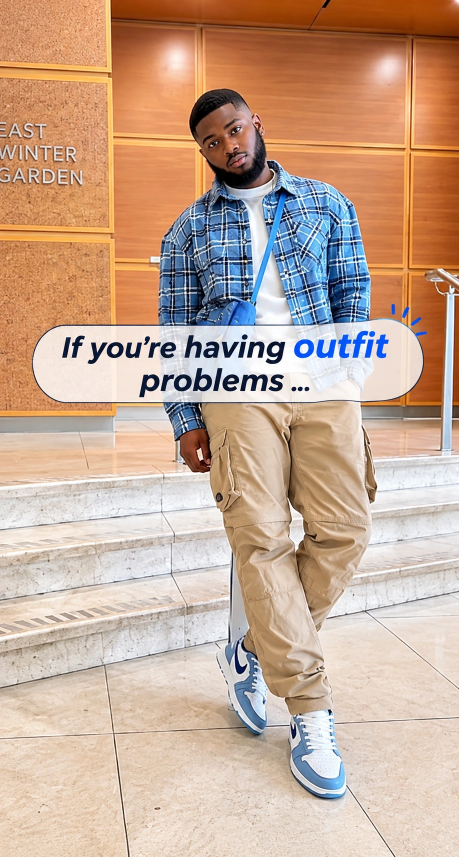
#> input picture assets/fitcheck-look-01-hd.webp, 918 x 1714 px (shown at 1/2 size); its folder holds only this picture in this run
$ python optimize-images.py
#> lines starting #> are read from the running program, lines starting #| are printed output that depends on the picture
"""Build responsive WebP copies without changing the supplied originals.
Requires Pillow; run with python3.13 tools/optimize-images.py.
"""
from pathlib import Path
from PIL import Image, ImageOps

ROOT = Path(__file__).resolve().parents[1]
OUTPUT = ROOT / 'assets' / 'responsive'
OUTPUT.mkdir(exist_ok=True)
for source in sorted((ROOT / 'assets').glob('*.webp')):
    if not source.name.startswith(('fitcheck-look-', 'hero-background-')):
        continue
    with Image.open(source) as image:
#> image is the input picture: PIL image 918x1714 RGB; mean R, G, B 199.4, 170, 149.9
        image = ImageOps.exif_transpose(image)
        for width in (360, 720):
            if image.width <= width:
                continue
            resized = image.resize((width, round(image.height * width / image.width)), Image.Resampling.LANCZOS)
            resized.save(OUTPUT / f'{source.stem}-{width}.webp', 'WEBP', quality=85, method=6)
#> this loop made 2 passes
#> pass 1, `resized = image.resize((width, round(image.height * width / image.widt..`:
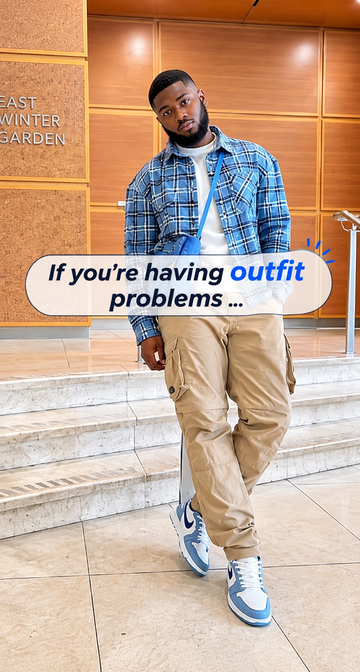
#> resized: PIL image 360x672 RGB; mean R, G, B 199.4, 170, 149.9
print('Responsive images generated. Original photos remain intact.')

$ run again, on assets/fitcheck-look-06-hd.webp
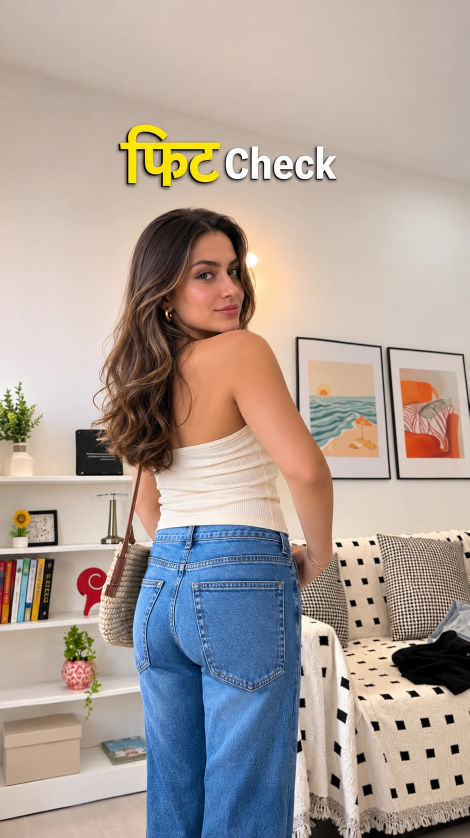
#> input picture assets/fitcheck-look-06-hd.webp, 939 x 1675 px (shown at 1/2 size)
#> image is the input picture: PIL image 939x1675 RGB; mean R, G, B 172.5, 159.4, 151.9
#> the loop `for width in (360, 720):` made 2 passes
#> pass 1, `resized = image.resize((width, round(image.height * width / image.widt..`:
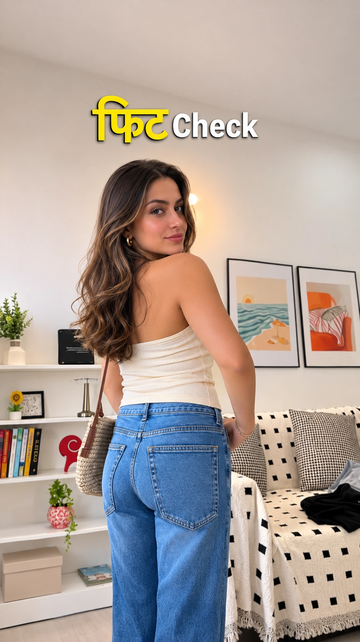
#> resized: PIL image 360x642 RGB; mean R, G, B 172.5, 159.4, 151.9
#> pass 2, `resized = image.resize((width, round(image.height * width / image.widt..`:
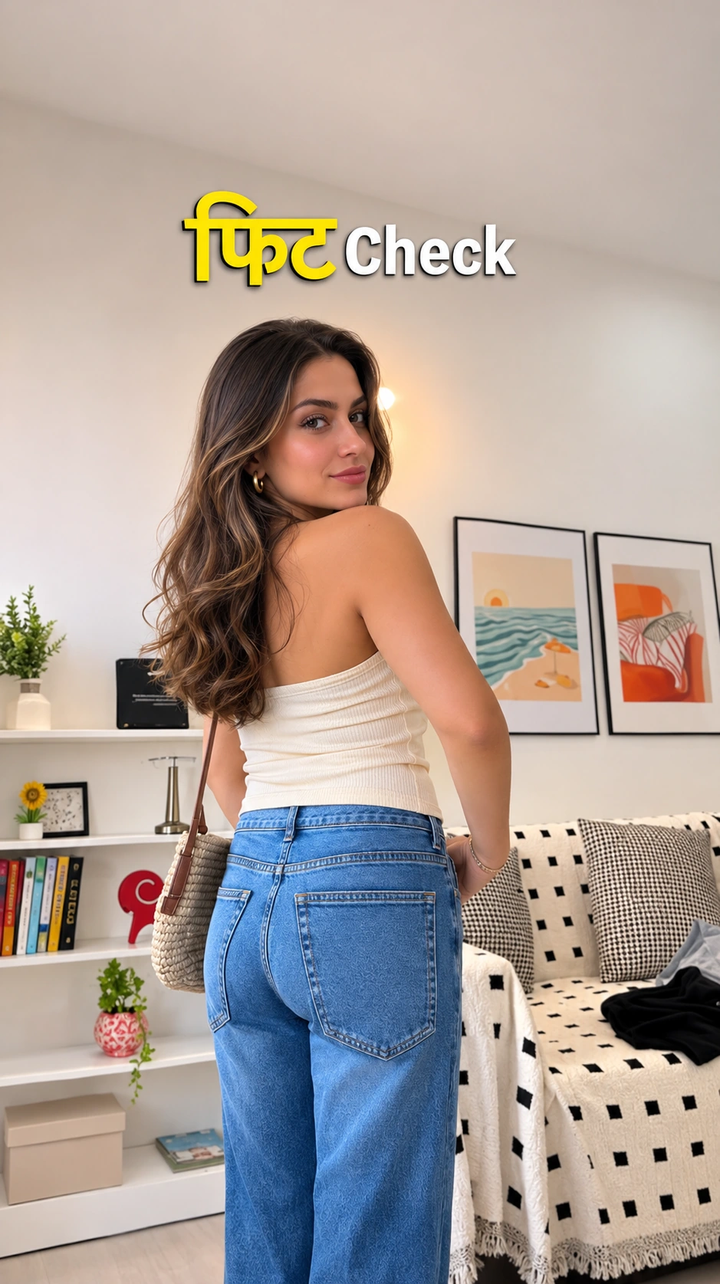
#> resized: PIL image 720x1284 RGB; mean R, G, B 172.5, 159.4, 151.9

$ run again, on assets/fitcheck-look-07-hd.webp
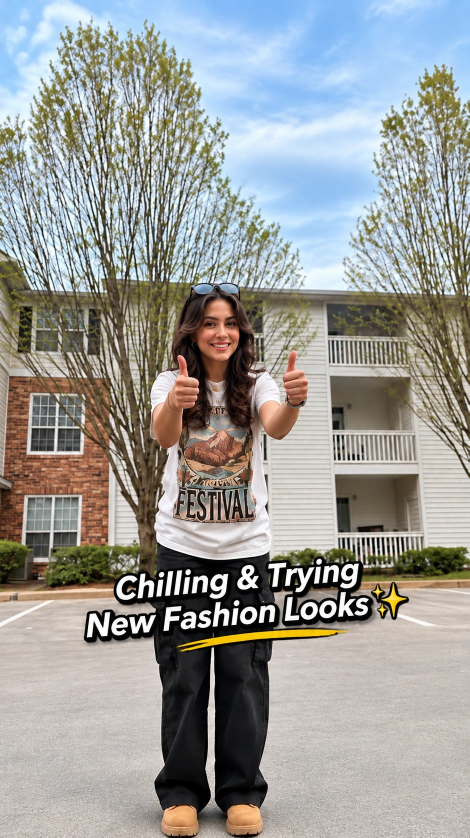
#> input picture assets/fitcheck-look-07-hd.webp, 939 x 1676 px (shown at 1/2 size)
#> image is the input picture: PIL image 939x1676 RGB; mean R, G, B 153.8, 154.8, 151.9
#> the loop `for width in (360, 720):` made 2 passes
#> pass 1, `resized = image.resize((width, round(image.height * width / image.widt..`:
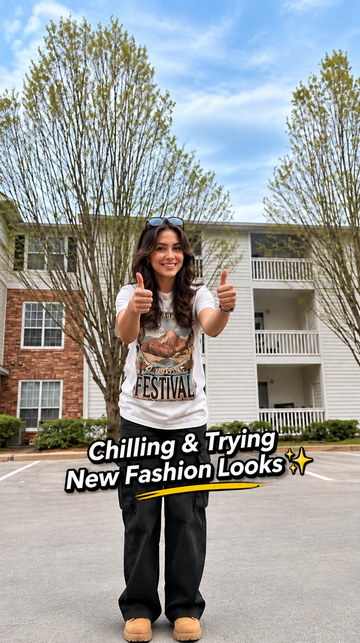
#> resized: PIL image 360x643 RGB; mean R, G, B 153.9, 154.8, 151.9
#> pass 2, `resized = image.resize((width, round(image.height * width / image.widt..`:
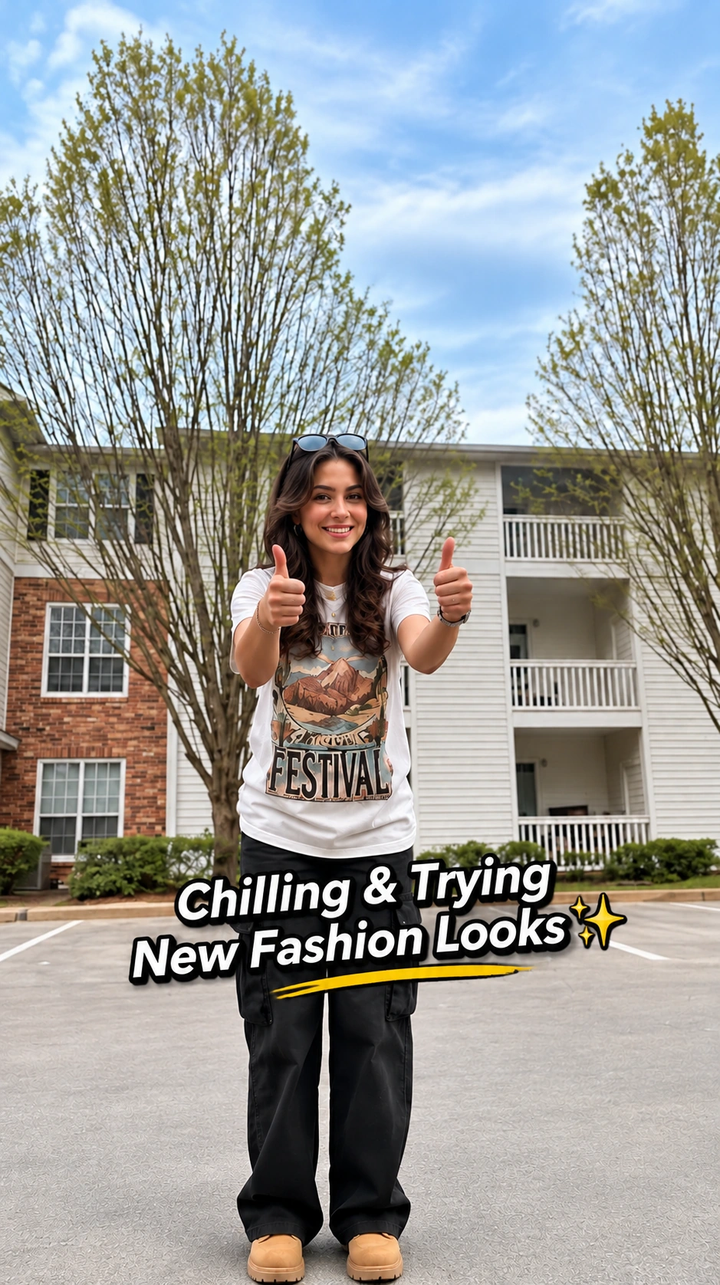
#> resized: PIL image 720x1285 RGB; mean R, G, B 153.9, 154.8, 151.9

$ run again, on assets/fitcheck-look-08-hd.webp
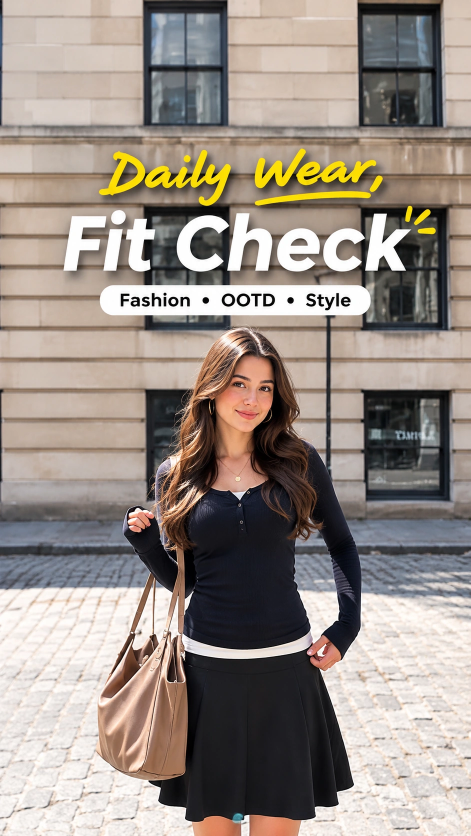
#> input picture assets/fitcheck-look-08-hd.webp, 941 x 1672 px (shown at 1/2 size)
#> image is the input picture: PIL image 941x1672 RGB; mean R, G, B 152.5, 142, 133.9
#> the loop `for width in (360, 720):` made 2 passes
#> pass 1, `resized = image.resize((width, round(image.height * width / image.widt..`:
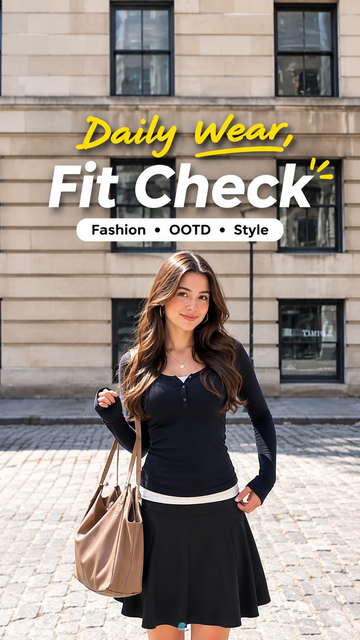
#> resized: PIL image 360x640 RGB; mean R, G, B 152.4, 142, 133.9
#> pass 2, `resized = image.resize((width, round(image.height * width / image.widt..`:
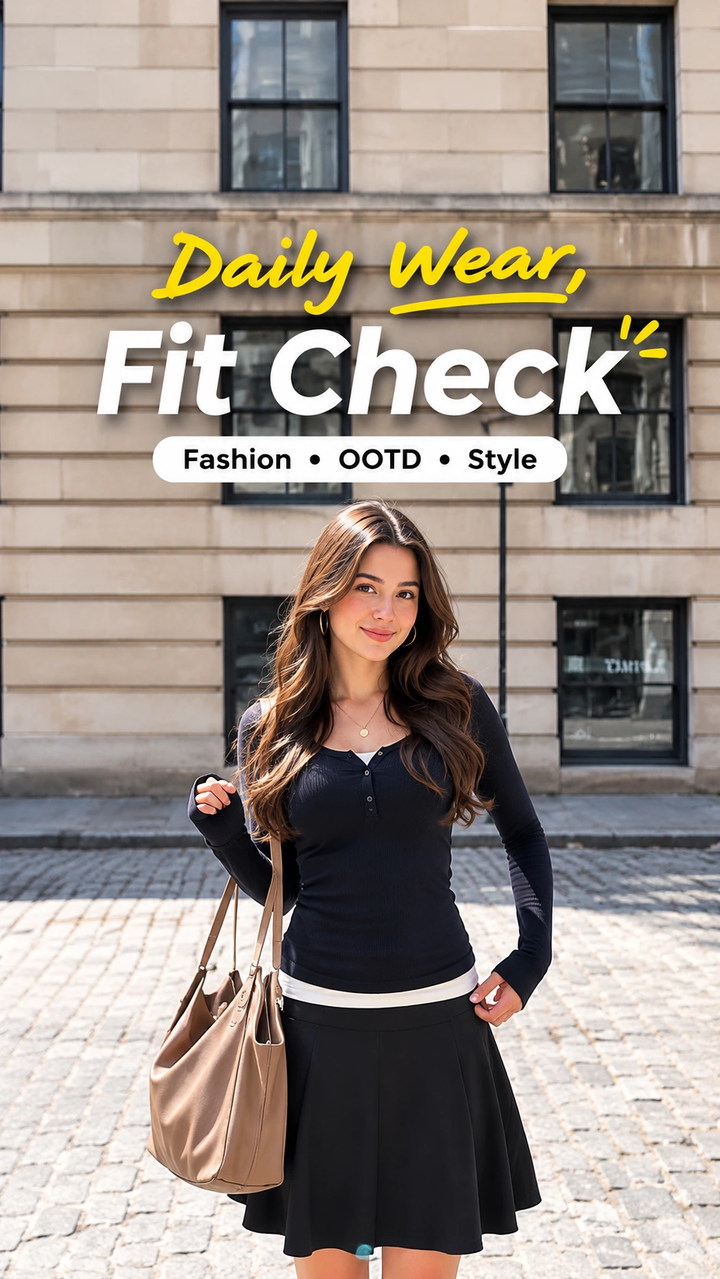
#> resized: PIL image 720x1279 RGB; mean R, G, B 152.5, 142, 133.9

$ run again, on assets/fitcheck-look-03-hd.webp
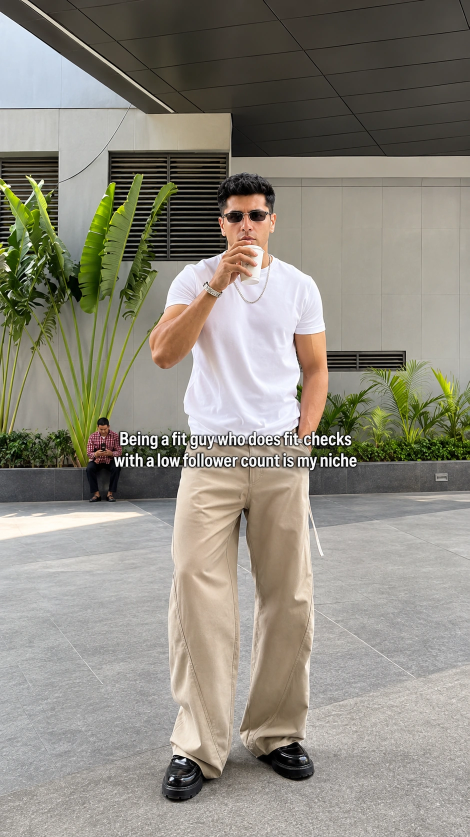
#> input picture assets/fitcheck-look-03-hd.webp, 939 x 1674 px (shown at 1/2 size)
#> image is the input picture: PIL image 939x1674 RGB; mean R, G, B 142.8, 138.8, 127.8
#> the loop `for width in (360, 720):` made 2 passes
#> pass 1, `resized = image.resize((width, round(image.height * width / image.widt..`:
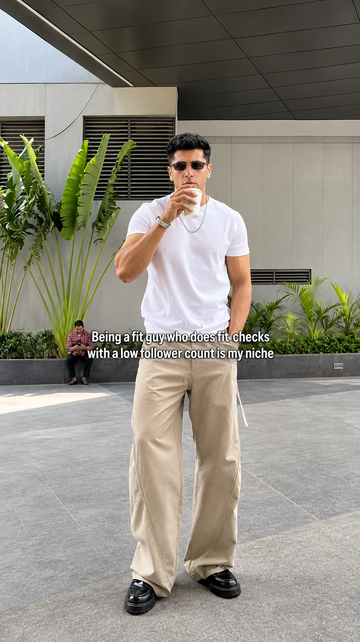
#> resized: PIL image 360x642 RGB; mean R, G, B 142.8, 138.8, 127.8
